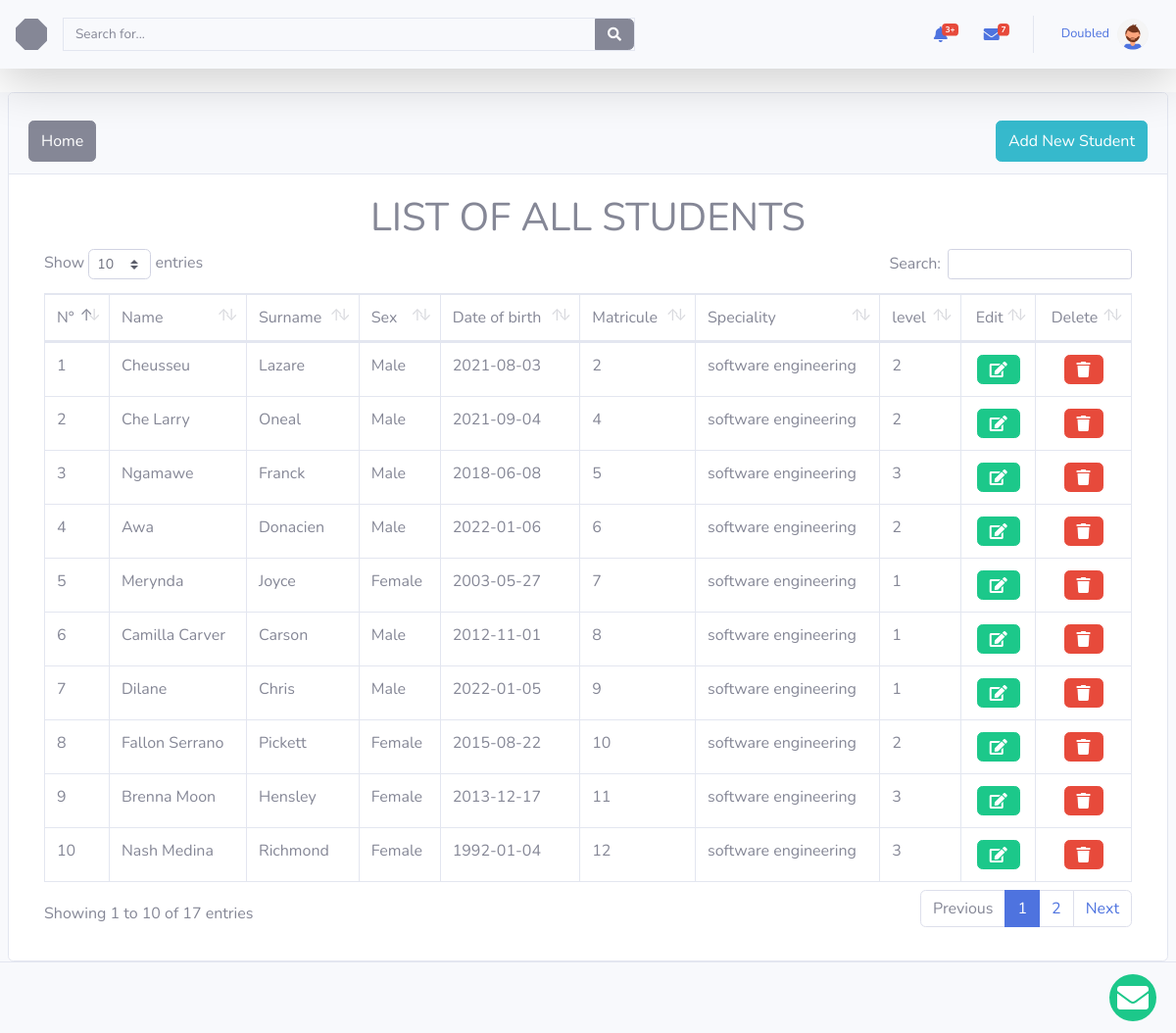
Screenshot of /SADMIN_GUI_1.0/display_student_list.php (signed in) with the database file from the repository.
### tables this page shows
CREATE TABLE `persons` (
  `id_person` int(11) NOT NULL,
  `name` varchar(50) NOT NULL,
  `surname` varchar(50) NOT NULL,
  `sex` varchar(10) NOT NULL,
  `date_of_birth` date NOT NULL,
  `login` varchar(50) DEFAULT NULL,
  `password` varchar(50) DEFAULT NULL,
  `person_type` int(30) NOT NULL
);

CREATE TABLE `students` (
  `matricule` int(50) NOT NULL,
  `speclevel` int(11) NOT NULL,
  `id_person` int(11) NOT NULL,
  `function` varchar(30) DEFAULT NULL
);

CREATE TABLE `levels` (
  `level_id` int(10) NOT NULL
);

### SADMIN_GUI_1.0/Add_student/SA_view.php (the view)
<div class="card mx-2">
    <div class="card-title ">
        <div class="card-header d-sm-flex d-md-flex justify-content-between">
            <div class=""><a href="SA_index.php" class="btn btn-secondary col py-2 mt-3">Home</a></div>
            <div class=" "><button type="button" class="btn btn-info col py-2 mt-3" data-backdrop="static" data-toggle="modal" data-target="#Addstudent">Add New Student </button>
            </div>
        </div>
        <div class="card-body d-sm-flex-column">
            <div class="text-center ">
                <h3 class="text-responsive">LIST OF ALL STUDENTS</h3>
            </div>
            <div class="scrollable px-3" id="">
                <table class="table table-bordered " id="dataTable" width="100%" cellspacing="1">
                    <thead>
                        <tr>
                            <td>N°</td>
                            <td>Name</td>
                            <td>Surname</td>
                            <td>Sex</td>
                            <td>Date of birth</td>
                            <td>Matricule</td>
                            <td>Speciality</td>
                            <td>level</td>
                            <td class="text-center"> Edit </td>
                            <td class="text-center"> Delete </td>
                        </tr>
                    </thead>
                    <tbody>
                        <?php
                        global $con;
                        $i = 1;
                        $query = "SELECT distinct persons.id_person,persons.name,persons.surname,persons.sex,persons.date_of_birth, students.matricule,specialities.speciality_name,levels.level_id from persons,students,specialities,levels,specialities_levels where persons.id_person=students.id_person and students.speclevel = specialities_levels.speclevel and specialities.speciality_id = specialities_levels.speciality_id and specialities_levels.level_id = levels.level_id";
                        $result = mysqli_query($con, $query);
                        while ($row = mysqli_fetch_assoc($result)) {
                            echo '<tr>
                                            <td>' . $i . '</td>
                                            <td>' . $row['name'] . '</td>
                                            <td>' . $row['surname'] . '</td>
                                            <td>' . $row['sex'] . '</td>
                                            <td>' . $row['date_of_birth'] . '</td>
                                            <td>' . $row['matricule'] . '</td>
                                            <td>' . $row['speciality_name'] . '</td>
                                            <td>' . $row['level_id'] . '</td>
                                            <td class="text-center"><button class="btn btn-success " id="btn_edit_student" data-id =' . $row['id_person'] . '><span class ="fa fa-edit"></span></button></td>
                                            <td class="text-center"><button class="btn btn-danger" id="btn_delete_student" data-id1 =' . $row['id_person'] . '><span class ="fa fa-trash"></span></button></td>
                                        </tr>';
                            $i = $i + 1;
                        }
                        ?>
                    </tbody>
                </table>
            </div>
        </div>
    </div>
</div>

### SADMIN_GUI_1.0/css/text-style.css (style rules this page uses)
@media screen and (min-width: 230px) { .text-responsive { font-size: 24px; } }
@media screen and (min-width: 713px) { .text-responsive { font-size: 30px; } }
@media screen and (min-width: 879px) { .text-responsive { font-size: 40px; } }
.scrollable { width: 100%; overflow-x:scroll; }

### rows the page displays
persons: name "Cheusseu", surname "Lazare", sex "Male", date_of_birth "2021-08-03", students.matricule "2", speciality_name "software engineering", levels.level_id "2"
persons: name "Che Larry", surname "Oneal", sex "Male", date_of_birth "2021-09-04", students.matricule "4", speciality_name "software engineering", levels.level_id "2"
persons: name "Ngamawe", surname "Franck", sex "Male", date_of_birth "2018-06-08", students.matricule "5", speciality_name "software engineering", levels.level_id "3"
persons: name "Awa", surname "Donacien", sex "Male", date_of_birth "2022-01-06", students.matricule "6", speciality_name "software engineering", levels.level_id "2"
persons: name "Merynda", surname "Joyce", sex "Female", date_of_birth "2003-05-27", students.matricule "7", speciality_name "software engineering", levels.level_id "1"
persons: name "Camilla Carver", surname "Carson", sex "Male", date_of_birth "2012-11-01", students.matricule "8", speciality_name "software engineering", levels.level_id "1"
persons: name "Dilane", surname "Chris", sex "Male", date_of_birth "2022-01-05", students.matricule "9", speciality_name "software engineering", levels.level_id "1"
persons: name "Fallon Serrano", surname "Pickett", sex "Female", date_of_birth "2015-08-22", students.matricule "10", speciality_name "software engineering", levels.level_id "2"
persons: name "Brenna Moon", surname "Hensley", sex "Female", date_of_birth "2013-12-17", students.matricule "11", speciality_name "software engineering", levels.level_id "3"
persons: name "Nash Medina", surname "Richmond", sex "Female", date_of_birth "1992-01-04", students.matricule "12", speciality_name "software engineering", levels.level_id "3"

### other values shown
$_SESSION['sauname'] "Doubled"
